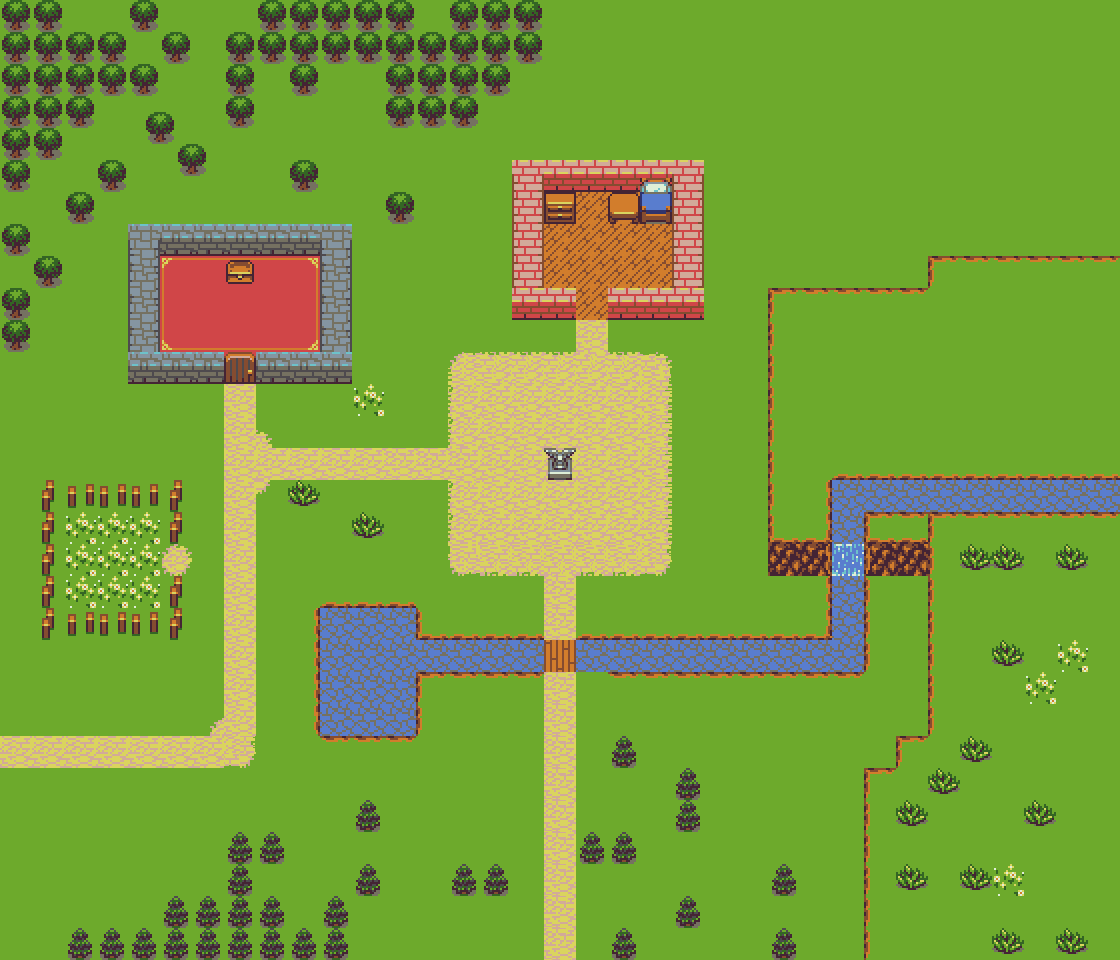

Below is a game level as drawn by its tile map, then a one-line description and the .tmx that defines it (tile-layer data replaced by summaries):
An orthogonal 35x30 tile map with 32x32 px tiles, 3 tile layers (Ground, Cliffs, Cliffs 2) and 42 objects.

<map version="1.0" orientation="orthogonal" width="35" height="30" tilewidth="32" tileheight="32">
 <tileset firstgid="1" name="tiles" tilewidth="32" tileheight="32">
  <image source="textures/tiles.png" width="256" height="512" />
 </tileset>
 <layer name="Ground" width="35" height="30">
  <data>[1050 cells, 1050 non-empty, 16 distinct tile ids]</data>
 </layer>
 <layer name="Cliffs" width="35" height="30">
  <data>[1050 cells, 257 non-empty, 43 distinct tile ids]</data>
 </layer>
 <layer name="Cliffs 2" width="35" height="30">
  <data>[1050 cells, 11 non-empty, 7 distinct tile ids]</data>
 </layer>
 <objectgroup name="Static objects" width="35" height="30">
  <object x="224" y="352">
   <polygon points="0,0 0,32 -96,32 -96,-128 128,-128 128,32 32,32 32,0 96,0 96,-96 -64,-96 -64,0" />
  </object>
  <object x="160" y="576">
   <polygon points="0,0 32,0 32,64 -128,64 -128,-96 32,-96 32,-32 0,-32 0,-64 -96,-64 -96,32 0,32" />
  </object>
  <object x="576" y="288">
   <polygon points="0,0 0,32 -64,32 -64,-128 128,-128 128,32 32,32 32,0 96,0 96,-96 -32,-96 -32,0" />
  </object>
  <object x="0" y="0">
   <polygon points="0,0 64,0 64,32 128,32 128,64 160,64 160,96 96,96 96,128 64,128 64,160 32,160 32,192 0,192" />
  </object>
  <object x="224" y="32">
   <polygon points="0,0 32,0 32,-32 192,-32 192,0 224,0 224,-32 320,-32 320,0 320,32 288,32 288,64 256,64 256,96 160,96 160,32 96,32 96,64 64,64 64,32 32,32 32,96 0,96" />
  </object>
  <object x="64" y="928">
   <polygon points="0,0 96,0 96,-32 160,-32 160,-96 224,-96 224,-64 192,-64 192,-32 224,-32 224,0 256,0 256,-32 288,-32 288,32 0,32" />
  </object>
  <object x="320" y="608">
   <polygon points="0,0 96,0 96,32 224,32 224,64 96,64 96,128 0,128" />
  </object>
  <object x="576" y="640">
   <polygon points="0,0 256,0 256,-64 192,-64 192,-352 352,-352 352,-384 544,-384 544,320 288,320 288,128 320,128 320,96 352,96 352,-64 288,-64 288,32 0,32" />
  </object>
  <object x="608" y="736" width="32" height="32" />
  <object x="672" y="768" width="32" height="64" />
  <object x="768" y="864" width="32" height="32" />
  <object x="768" y="928" width="32" height="32" />
  <object x="672" y="896" width="32" height="32" />
  <object x="608" y="928" width="32" height="32" />
  <object x="608" y="832" width="32" height="32" />
  <object x="576" y="832" width="32" height="32" />
  <object x="480" y="864" width="32" height="32" />
  <object x="448" y="864" width="32" height="32" />
  <object x="352" y="864" width="32" height="32" />
  <object x="352" y="800" width="32" height="32" />
  <object x="0" y="288" width="32" height="64" />
  <object x="32" y="256" width="32" height="32" />
  <object x="0" y="224" width="32" height="32" />
  <object x="64" y="192" width="32" height="32" />
  <object x="96" y="160" width="32" height="32" />
  <object x="160" y="128" />
  <object x="192" y="160" />
  <object x="160" y="32" width="32" height="32" />
  <object x="128" y="0" width="32" height="32" />
  <object x="288" y="160" width="32" height="32" />
  <object x="384" y="192" width="32" height="32" />
  <object x="224" y="256" width="32" height="32" />
  <object x="608" y="192" width="32" height="32" />
  <object x="544" y="192" width="32" height="32" />
  <object x="224" y="352" width="32" height="32" />
  <object gid="61" x="515" y="686" width="32" height="32">
   <properties>
    <property name="Light" value="true" />
    <property name="Ratio" value="1" />
   </properties>
  </object>
  <object gid="61" x="548" y="338" width="32" height="32">
   <properties>
    <property name="Light" value="true" />
    <property name="Ratio" value="1" />
   </properties>
  </object>
  <object gid="61" x="194" y="397" width="32" height="32">
   <properties>
    <property name="Light" value="true" />
    <property name="Ratio" value="1" />
   </properties>
  </object>
 </objectgroup>
 <objectgroup name="Dynamic objects" width="35" height="30">
  <object gid="28" x="380" y="413" width="32" height="32" />
  <object gid="28" x="418" y="449" width="32" height="32" />
  <object gid="28" x="376" y="456" width="32" height="32" />
  <object gid="28" x="414" y="384" width="32" height="32" />
 </objectgroup>
</map>